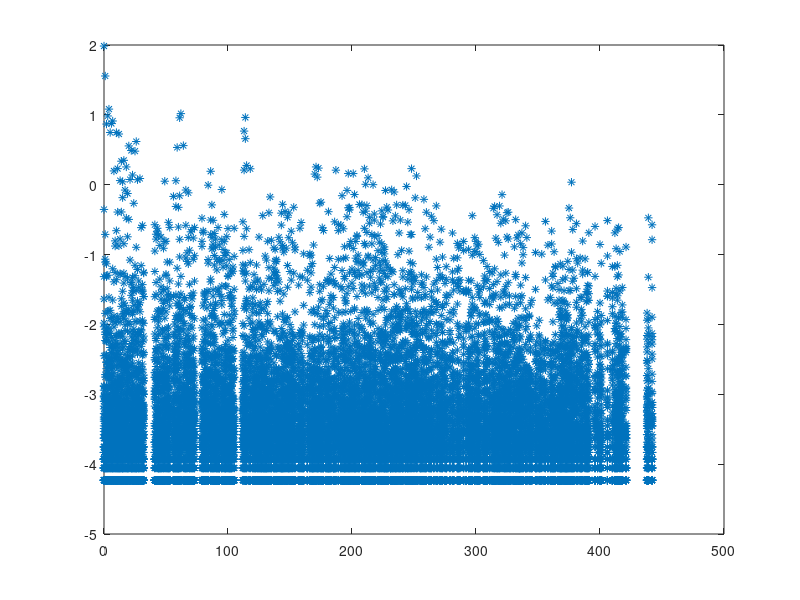

MATLAB code to generate this figure: (Note: this script raises an error after producing the figure.)



close all
clear all



dat = importdata('data/caporaso_m3_raw.dat'); %microbiome (M3)
%dat = importdata('data/plankton_bacteria_raw.dat'); %plankton (bacteria)

abn = dat.data; %table
sps = dat.textdata(2:end); %species

time = abn(1, :); %time
abn = abn(2:end, :); %abundances

%normalization
[sp tm] = size(abn);
abn = abn ./ repmat(sum(abn), sp, 1);

%%%%%%%%%%%%%%%%%%%%%%%%%%%%%%%%%%%%%%%%%%%%%%%%%%%%%%%%%%%%%%%%%%%%%%%%%%%%%%%%%%%%%%%%%%%%%%%%%%%
%%%%%%%%%%%%%%%%%%%%%%%%%%%%%%%%%%%%%%%%%%%%%%%%%%%%%%%%%%%%%%%%%%%%%%%%%%%%%%%%%%%%%%%%%%%%%%%%%%%
%%%%%%%%%%%%%%%%%%%%%%%%%%%%%%%%%%%%%%%%%%%%%%%%%%%%%%%%%%%%%%%%%%%%%%%%%%%%%%%%%%%%%%%%%%%%%%%%%%%

% avalanches/events
[sp, t] = size(abn);
aval = zeros(sp, t);
for i = 1:sp
	ab = abn(i, :);
	[L, num] = bwlabel(ab);

	clear s ini
	for ii = 1:num
		x = find(L == ii);
		s(ii) = trapz(time(x), ab(x), 2);
		ini(ii) = min(x);
	end

	ze = zeros(1, t);
	ze(ini) = s;
	aval(i, :) = ze;
end

auxi = [];
xaux = [];
kk = 1;
for i = 1:length(aval(:, 1))
	clear ava

	if sum(aval(i, :)) > 0
		ava = aval(i, :);
		auxi = [auxi ava];
		xaux = [xaux time];
	end
end

auxi = auxi(find(auxi > 0));
xaux = xaux(find(auxi > 0));

figure(1)
plot(xaux, log10(auxi), '*')

%%%%%%%%%%%%%%%%%%%%%%%%%%%%%%%%%%%%%%%%%%%%%%%%%%%%%%%%%%%%%%%%%%%%%%%%%%%%%%%%%%%%%%%%%%%%%%%%%%%
%%%%%%%%%%%%%%%%%%%%%%%%%%%%%%%%%%%%%%%%%%%%%%%%%%%%%%%%%%%%%%%%%%%%%%%%%%%%%%%%%%%%%%%%%%%%%%%%%%%
%%%%%%%%%%%%%%%%%%%%%%%%%%%%%%%%%%%%%%%%%%%%%%%%%%%%%%%%%%%%%%%%%%%%%%%%%%%%%%%%%%%%%%%%%%%%%%%%%%%

% ccdf
bin = 0.0001;
au = bin;
while au <= 0.05
	bin = [bin bin(length(bin))*2];
	au = bin(length(bin));
end

figure(2)
ava = reshape(aval, sp*t, 1);
pos = find(ava > 0);
av = ava(pos);
[bins H] = ccdf(av, 5000000, 1);
loglog(bins, H, '--*')
hold on
for i = 1:length(bin)
	xline(bin(i))
end

%%%%%%%%%%%%%%%%%%%%%%%%%%%%%%%%%%%%%%%%%%%%%%%%%%%%%%%%%%%%%%%%%%%%%%%%%%%%%%%%%%%%%%%%%%%%%%%%%%%
%%%%%%%%%%%%%%%%%%%%%%%%%%%%%%%%%%%%%%%%%%%%%%%%%%%%%%%%%%%%%%%%%%%%%%%%%%%%%%%%%%%%%%%%%%%%%%%%%%%
%%%%%%%%%%%%%%%%%%%%%%%%%%%%%%%%%%%%%%%%%%%%%%%%%%%%%%%%%%%%%%%%%%%%%%%%%%%%%%%%%%%%%%%%%%%%%%%%%%%

% stationary
dt = 10; %wdw size
fr = {};
for k = 1:length(bin)
	ini = 1;
	fin = dt;

	center = [];
	aux = [];
	cont = 1;
	while fin < t
		center = [center (time(ini) + time(fin))/2];
		LL = reshape(aval(:, ini:fin), sp*dt, 1);
		aux(cont) = length(find(LL >= bin(k)));
		cont = cont + 1;
	
		ini = fin + 1;
		fin = fin + dt;
	end

	fr{k} = aux;
end

figure(3)
for i = 1:length(fr)
	plot(center, log10(fr{i}), '-x')
	hold on
end

%%%%%%%%%%%%%%%%%%%%%%%%%%%%%%%%%%%%%%%%%%%%%%%%%%%%%%%%%%%%%%%%%%%%%%%%%%%%%%%%%%%%%%%%%%%%%%%%%%%
%%%%%%%%%%%%%%%%%%%%%%%%%%%%%%%%%%%%%%%%%%%%%%%%%%%%%%%%%%%%%%%%%%%%%%%%%%%%%%%%%%%%%%%%%%%%%%%%%%%
%%%%%%%%%%%%%%%%%%%%%%%%%%%%%%%%%%%%%%%%%%%%%%%%%%%%%%%%%%%%%%%%%%%%%%%%%%%%%%%%%%%%%%%%%%%%%%%%%%%

% histograms

figure(4)
b = {};
h = {};
for i = 1:length(fr)
	hi = histfit(fr{i}, 10, 'kernel')
	b{i} = hi(2).XData;
	h{i} = hi(2).YData;
end

for i = 1:length(b)
	clear bb bbb hh hhh
	bb = b{i}(find(b{i} > 0));
	hh = h{i}(find(b{i} > 0));

	bbb = bb(find(hh >= 1));
	hhh = hh(find(hh >= 1));

	plot(log10(bbb), log10(hhh), '-')
	hold on
end
%xlim([-1 2]);
%ylim([0 0.8]);

figure(5)
normo = [];
b = {};
h = {};
for i = 1:length(fr)
	hi = histfit(fr{i}, 10, 'kernel');
	b{i} = hi(2).XData;
	h{i} = hi(2).YData;
end

for i = 1:length(b)
	clear bb bbb hh hhh posi
	bb = b{i}(find(b{i} > 0));
	hh = h{i}(find(b{i} > 0));

	bbb = bb(find(hh >= 1));
	hhh = hh(find(hh >= 1));
	
	[val posi] = max(hhh);
	
	normo(i) = bbb(posi);

	bbb = bbb/bbb(posi);
	hhh = hhh/max(hhh);

	plot(log10(bbb), log10(hhh), '-')
	hold on
end
%xlim([-1.5 0.5]);
%ylim([-0.7 0.1]);



